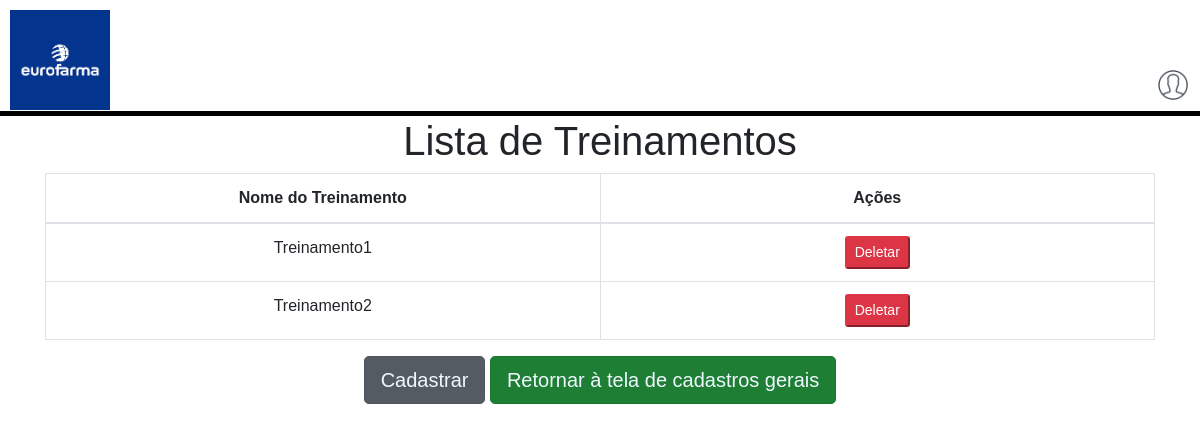
Before: /listar_treinamento/ with the older database file.
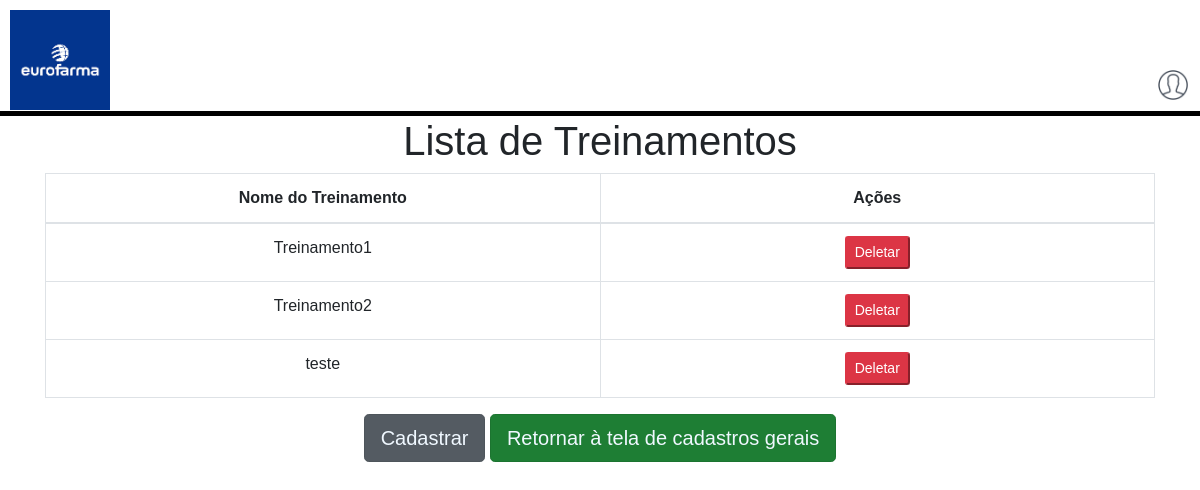
After: the same page with the newer database file.
### core/models.py (models this page shows, shortened)
class Treinamentos(models.Model):
    nome_treinamento = models.CharField(max_length=255)
    setor = models.ForeignKey(Setores, on_delete=models.SET_NULL, null=True)

### core/views.py (the view)
# urls.py: path('listar_treinamento/', views.listar_treinamento, name='listar_treinamento'),
def listar_treinamento(request):
    treinamento = Treinamentos.objects.all()
    return render(request, 'core/listar_treinamento.html', {'treinamento': treinamento})

### core/templates/core/listar_treinamento.html (shortened to what this page needs)
<!DOCTYPE html>
<html lang="en">
<head>
    <link rel="stylesheet" href="https://stackpath.bootstrapcdn.com/bootstrap/4.1.3/css/bootstrap.min.css">
</head>
<body>
    <header>
        <div class="hdr">
            <div class="hdr_eur">
                <img class="eur" src="../../static/images/europahma.png" alt="">
            </div>
            <div class="hdr_lgn">
                <img class="icon" src="../../static/images/user.png" alt="">
            </div>
        </div>
    </header>
    <hr>
    <h1>Lista de Treinamentos</h1>
    <div class="container text-center ">
    <table class="table table-bordered">
        <thead>
            <tr>
                <th class="w-25">Nome do Treinamento</th>
                <th class="w-25">Ações</th>
            </tr>
        </thead>
        <tbody>
            {% for treinamento in treinamento %}
                <tr>
                    <td>{{ treinamento.nome_treinamento}}</td>
                    <td>
                        <form action="{% url 'deletar_treinamento' treinamento.id %}" method="post">
                            <button type="submit" class="btn-sm btn-danger">Deletar</button>
                        </form>
                    </td>
                </tr>
            {% empty %}
                <tr>
                    <td colspan="2">Nenhum Treinamento encontrado.</td>
                </tr>
            {% endfor %}
        </tbody>
    </table>
    <button class="btn btn-secondary btn-lg active   tst"><a href="{% url 'cadastrar_treinamento' %}">Cadastrar</a></button>
    <button class="btn btn-success btn-lg active tst"><a href="{% url 'cadastro_geral' %}">Retornar à tela de cadastros gerais</a></button>
</div>
</body>
</html>

Changed rows visible on the page:
added Treinamentos: nome_treinamento "teste"
